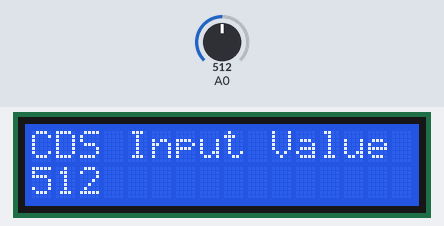
Recording of a sketch running on a simulated Arduino Uno, built with avr-gcc and run on an emulated ATmega328P. On the bench: 16×2 character LCD. The inputs (shaded band) are chosen by the test bench; at power-on: A0 = 512.

Above: at 1.2 s.
1.3 s: A0 set to 716
At 2.6 s:
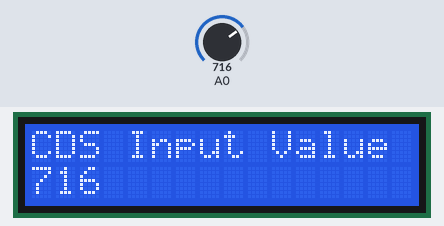
3.5 s: A0 set to 900
At 4.5 s:
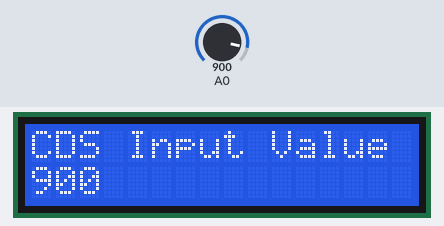
5.5 s: A0 set to 1023
At 6.5 s:
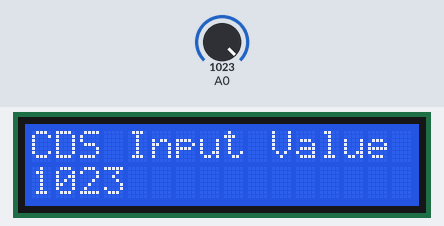
Timing chart, 0 to 8.5 s (numbered marks = the images above; inputs shaded):
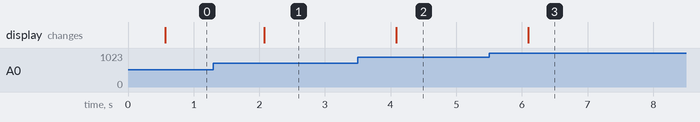

Measured:
- after the input at 1.3 s, the display: changes after 0.78 s (image 1)
- after the input at 3.5 s, the display: changes after 0.59 s (image 2)
- after the input at 5.5 s, the display: changes after 0.60 s (image 3)

The sketch:

D_5_s_2_2_LCD_analog_value.ino
```cpp
/*
  * D_5_s_2_LCD_2_lines.ino
  *
  * REF: http://happy-arduino.blogspot.jp/2012/02/lcd_26.html
  *
  * 1. LCD, analog values
  */

  #include <LiquidCrystal.h>

LiquidCrystal lcd(12, 11, 10, 5, 4, 3, 2);

//int LCD_BL=6;

void setup()
{
//  pinMode(LCD_BL,OUTPUT);

  lcd.begin(16, 2);//16x2桁
  lcd.clear();

}

void loop()
{
// digitalWrite(LCD_BL,HIGH);
  int anain ;
  lcd.setCursor(0, 0);
  lcd.print("CDS Input Value");

  anain = analogRead(0) ;  // CDSを接続したアナログ０番ピンを読み取る

  delay(500);
  lcd.setCursor(0, 1);
  lcd.print(anain);

}
```
